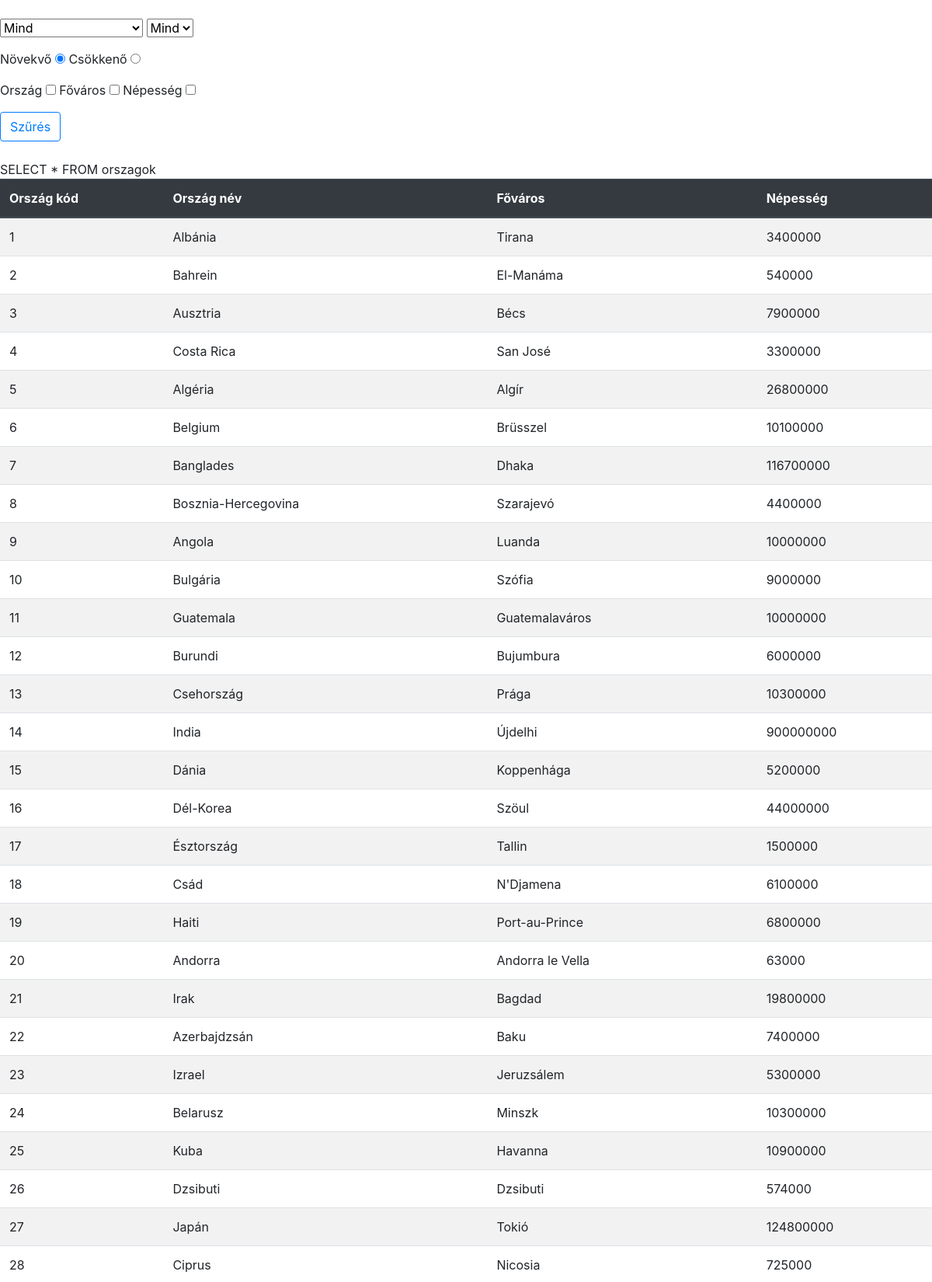
/orszagok/index.php (upper part), run on the app's committed database.
### tables this page shows
CREATE TABLE `orszagok` (
  `okod` int(11) NOT NULL,
  `onev` varchar(255) NOT NULL,
  `allamkod` int(11) NOT NULL,
  `fovaros` varchar(255) NOT NULL,
  `terulet` int(11) NOT NULL,
  `nepesseg` int(11) NOT NULL,
  `foldreszkod` int(11) NOT NULL,
  `penznemkod` int(11) NOT NULL,
  `gdp` int(11) NOT NULL,
  `novekedes` double NOT NULL,
  `inflacio` double NOT NULL,
  `munkanelkuliseg` double NOT NULL
);

### orszagok/index.php (the view, shortened to what this page needs)
<?php
    require_once('Connect.php');
    $pages = 0;
?>
<!DOCTYPE html>
<html lang="hu">
<head>
    <link rel="stylesheet" href="style/bootstrap.min.css">
</head>
<body>
    <br>
    <form action="#" method="get">
        <select name="continent">
            <option value="0">Mind</option>
        </select>
        <select name="limit">
            <option>Mind</option>
        </select>
        <p>
        <p>
            Növekvő <input type="radio" name="rendezes" value="ASC" checked="true">
            Csökkenő <input type="radio" name="rendezes" value="DESC">
        </p>
        <p>
            Ország <input type="checkbox" name="category[]" value="o">
            Főváros <input type="checkbox" name="category[]" value="f">
            Népesség <input type="checkbox" name="category[]" value="n">
        </p>
        <input type="submit" value="Szűrés" class="btn btn-outline-primary">
    </form>
    <br>
    <table class="table table-striped">
        <thead class="thead-dark">
            <tr>
                <th>Ország kód</th>
                <th>Ország név</th>
                <th>Főváros</th>
                <th>Népesség</th>
            </tr>
        </thead>
    <?php
        $sql = "SELECT * FROM orszagok";
        $result = $connect -> query($sql);
        if ($result->num_rows > 0) {
            while($row = $result->fetch_assoc()) {
                echo "<tr><td>" . $row["okod"]. "</td><td>" . $row["onev"]. "</td><td>" . $row["fovaros"]. "</td><td>" . $row["nepesseg"]. "</td></tr>";
            }
        } else {
            echo "0 results";
        }
        echo "</table>";
        echo $pages . "<br>";
    ?>
</body>
</html>

### data on the page
orszagok: okod "1", onev "Albánia", fovaros "Tirana", nepesseg "3400000"
orszagok: okod "2", onev "Bahrein", fovaros "El-Manáma", nepesseg "540000"
orszagok: okod "3", onev "Ausztria", fovaros "Bécs", nepesseg "7900000"
orszagok: okod "4", onev "Costa Rica", fovaros "San José", nepesseg "3300000"
orszagok: okod "5", onev "Algéria", fovaros "Algír", nepesseg "26800000"
orszagok: okod "6", onev "Belgium", fovaros "Brüsszel", nepesseg "10100000"
orszagok: okod "7", onev "Banglades", fovaros "Dhaka", nepesseg "116700000"
orszagok: okod "8", onev "Bosznia-Hercegovina", fovaros "Szarajevó", nepesseg "4400000"
orszagok: okod "9", onev "Angola", fovaros "Luanda", nepesseg "10000000"
orszagok: okod "10", onev "Bulgária", fovaros "Szófia", nepesseg "9000000"
orszagok: okod "11", onev "Guatemala", fovaros "Guatemalaváros", nepesseg "10000000"
orszagok: okod "12", onev "Burundi", fovaros "Bujumbura", nepesseg "6000000"
orszagok: okod "13", onev "Csehország", fovaros "Prága", nepesseg "10300000"
orszagok: okod "14", onev "India", fovaros "Újdelhi", nepesseg "900000000"
orszagok: okod "15", onev "Dánia", fovaros "Koppenhága", nepesseg "5200000"
orszagok: okod "16", onev "Dél-Korea", fovaros "Szöul", nepesseg "44000000"
orszagok: okod "17", onev "Észtország", fovaros "Tallin", nepesseg "1500000"
orszagok: okod "18", onev "Csád", fovaros "N'Djamena", nepesseg "6100000"
orszagok: okod "19", onev "Haiti", fovaros "Port-au-Prince", nepesseg "6800000"
orszagok: okod "20", onev "Andorra", fovaros "Andorra le Vella", nepesseg "63000"
orszagok: okod "21", onev "Irak", fovaros "Bagdad", nepesseg "19800000"
orszagok: okod "22", onev "Azerbajdzsán", fovaros "Baku", nepesseg "7400000"
orszagok: okod "23", onev "Izrael", fovaros "Jeruzsálem", nepesseg "5300000"
orszagok: okod "24", onev "Belarusz", fovaros "Minszk", nepesseg "10300000"
orszagok: okod "25", onev "Kuba", fovaros "Havanna", nepesseg "10900000"
orszagok: okod "26", onev "Dzsibuti", fovaros "Dzsibuti", nepesseg "574000"
orszagok: okod "27", onev "Japán", fovaros "Tokió", nepesseg "124800000"
orszagok: okod "28", onev "Ciprus", fovaros "Nicosia", nepesseg "725000"
